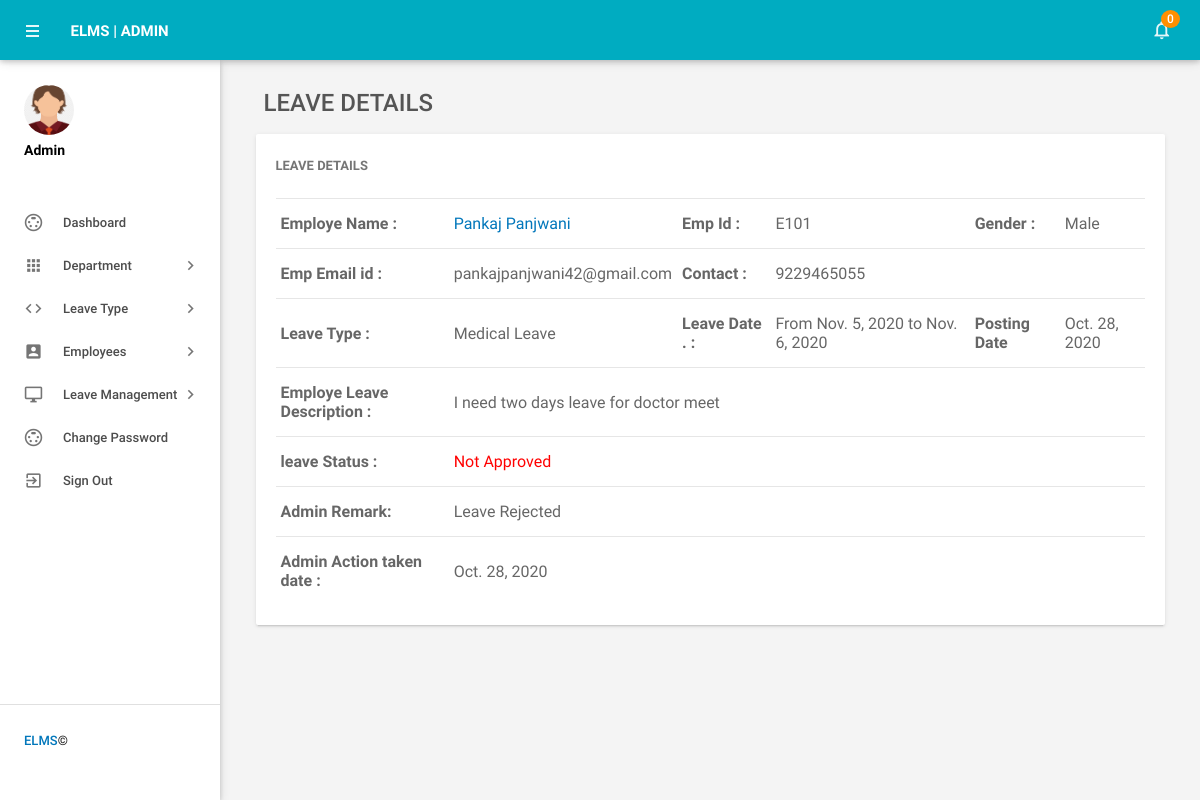
The page /leave_details/2 (signed in) on the database its author committed.
### employeeleave/models.py (models this page shows, shortened)
class Leaves(models.Model):
    leavetype = models.CharField(max_length=100)
    todate = models.DateField()
    fromdate = models.DateField()
    description = models.CharField(max_length=500)
    postingdate = models.DateField()
    adminremark = models.CharField(max_length=100,null=True)
    adminremarkdate = models.DateField(null=True)
    status = models.CharField(max_length=50,null=True)
    isread = models.CharField(max_length=50)
    emp = models.ForeignKey(Employee, on_delete=models.CASCADE, null=True)

class Employee(models.Model):
    user = models.ForeignKey(User, on_delete=models.CASCADE, null=True)
    empid = models.CharField(max_length=20)
    gender = models.CharField(max_length=30)
    dob = models.CharField(max_length=50)
    department = models.CharField(max_length=50,null=True)
    address = models.CharField(max_length=300)
    city = models.CharField(max_length=50)
    country = models.CharField(max_length=50)
    phoneno = models.CharField(max_length=15)
    status = models.CharField(max_length=15, null=True)
    regdate = models.DateField()

### employeeleave/views.py (the view, shortened to what this page needs)
# urls.py: path('leave_details/<int:pid>',leave_details,name='leave_details'),
def leave_details(request,pid):
    if not request.user.is_authenticated:
        return redirect('admin_login')
    leavescount = Leaves.objects.filter(isread="no").count()
    unreadleaves = Leaves.objects.filter(isread="no")
    leave = Leaves.objects.get(id=pid)
    error = ""
    d = {'error': error,'leave':leave,'leavescount':leavescount,'unreadleaves':unreadleaves}
    return render(request, 'leave_details.html',d)

### employeeleave/templates/leave_details.html (shortened to what this page needs)
{% load static %}
{% block body %}
<html lang="en">
    <head>
       <link type="text/css" rel="stylesheet" href="{% static 'admin/assets/plugins/materialize/css/materialize.min.css' %}"/>
        <link href="{% static 'admin/assets/plugins/material-preloader/css/materialPreloader.min.css' %}" rel="stylesheet">
        <link href="{% static 'admin/assets/plugins/datatables/css/jquery.dataTables.min.css' %}" rel="stylesheet">
        <link href="{% static 'admin/assets/plugins/google-code-prettify/prettify.css' %}" rel="stylesheet" type="text/css"/>
        <link href="{% static 'admin/assets/css/alpha.min.css' %}" rel="stylesheet" type="text/css"/>
        <link href="{% static 'admin/assets/css/custom.css' %}" rel="stylesheet" type="text/css"/>
    </head>
    <body>
      {% include 'header.html' %}
        {% include 'sidebar.html' %}
            <main class="mn-inner">
                <div class="row">
                    <div class="col s12">
                        <div class="page-title" style="font-size:24px;">Leave Details</div>
                    </div>
                    <div class="col s12 m12 l12">
                        <div class="card">
                            <div class="card-content">
                                <span class="card-title">Leave Details</span>
                                <table id="example" class="display responsive-table ">
                                    <tbody>
                                        <tr>
                                            <td style="font-size:16px;"> <b>Employe Name :</b></td>
                                              <td><a href="editemployee.php?empid=<?php echo htmlentities($result->id);?>" target="_blank">
                                                {{leave.emp.user.first_name}} {{leave.emp.user.last_name}}</a></td>
                                              <td style="font-size:16px;"><b>Emp Id :</b></td>
                                              <td>{{leave.emp.empid}}</td>
                                              <td style="font-size:16px;"><b>Gender :</b></td>
                                              <td>{{leave.emp.gender}}</td>
                                          </tr>
                                          <tr>
                                             <td style="font-size:16px;"><b>Emp Email id :</b></td>
                                            <td>{{leave.emp.user.username}}</td>
                                             <td style="font-size:16px;"><b>Contact :</b></td>
                                            <td>{{leave.emp.phoneno}}</td>
                                            <td>&nbsp;</td>
                                             <td>&nbsp;</td>
                                        </tr>
  <tr>
                                             <td style="font-size:16px;"><b>Leave Type :</b></td>
                                            <td>{{leave.leavetype}}</td>
                                             <td style="font-size:16px;"><b>Leave Date . :</b></td>
                                            <td>From {{leave.fromdate}} to {{leave.todate}}</td>
                                            <td style="font-size:16px;"><b>Posting Date</b></td>
                                           <td>{{leave.postingdate}}</td>
                                        </tr>
<tr>
                                             <td style="font-size:16px;"><b>Employe Leave Description : </b></td>
                                            <td colspan="5">{{leave.description}}</td>
                                        </tr>
<tr>
<td style="font-size:16px;"><b>leave Status :</b></td>
<td colspan="5">
    {% if leave.status == "Reject" %}
<span style="color: red">Not Approved</span>
{% endif %}
</td>
</tr>
<tr>
<td style="font-size:16px;"><b>Admin Remark: </b></td>
<td colspan="5">
    {% if leave.adminremark == None %}
  waiting for Approval
{% else %}
{{leave.adminremark}}
{% endif %}
</td>
 </tr>
 <tr>
<td style="font-size:16px;"><b>Admin Action taken date : </b></td>
<td colspan="5">
     {% if leave.adminremarkdate == None %}
  NA
{% else %}
{{leave.adminremarkdate}}
{% endif %}
</td>
 </tr>
                                    </tbody>
                                </table>
                            </div>
                        </div>
                    </div>
                </div>
            </main>
        </div>
        <div class="left-sidebar-hover"></div>
    </body>
</html>
{% endblock %}

### rows shown on the page
Leaves: emp.user.first_name "Pankaj", emp.user.last_name "Panjwani", emp.empid "E101", emp.gender "Male", emp.user.username "pankajpanjwani42@gmail.com", emp.phoneno "9229465055", leavetype "Medical Leave", fromdate "Nov. 5, 2020", todate "Nov. 6, 2020", postingdate "Oct. 28, 2020", description "I need two days leave for doctor meet", adminremark "Leave Rejected", adminremarkdate "Oct. 28, 2020"

### other values the page prints
{{ leavescount }} "0"
